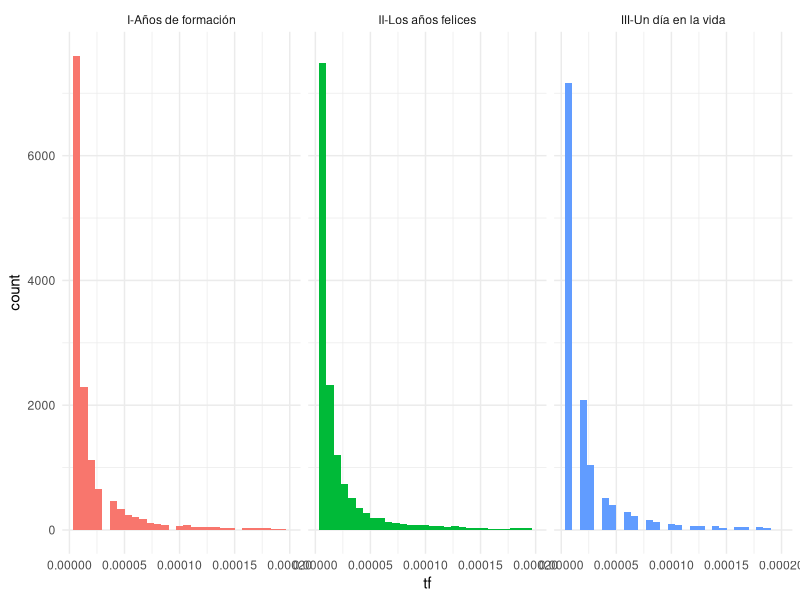
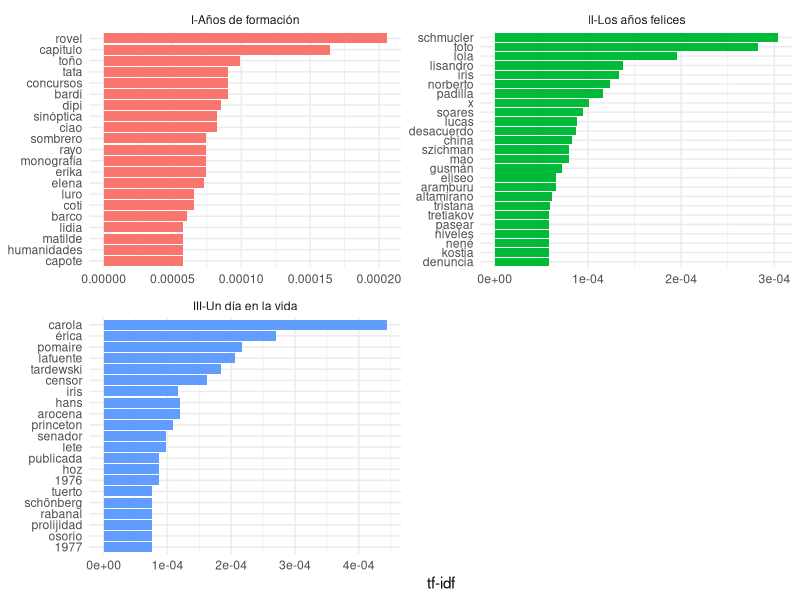

Here is the R script that generated these plots, in order:
## ---- chunk 1
library(tidyverse)
library(tidytext)
## ---- chunk 2
renzi <- read_csv('../data/renzi.csv') %>%
        mutate(tomo = case_when(
                tomo == '1_diarios_renzi_años_de_formacion.txt' ~ 'I-Años de formación',
                tomo == '2_diarios_renzi_los_años_felices.txt' ~ 'II-Los años felices',
                tomo == '3_diarios_renzi_un_dia_en_la_vida.txt' ~ 'III-Un día en la vida',
        ))
## ---- chunk 3
book_words <- renzi %>%
        mutate(entry_number = row_number()) %>%
        unnest_tokens(output = word, 
                      input = entry) %>%
        group_by(tomo, word) %>%
        summarise(n = n()) %>%
        arrange(desc(n)) %>%
        ungroup()

total_words <- book_words %>% 
  group_by(tomo) %>% 
  summarize(total = sum(n))

book_words <- book_words %>%
                left_join(total_words) %>%
                ungroup() %>%
                arrange(desc(n))

book_words
## ---- chunk 4
book_words %>%
        mutate(tf = n/total) %>%
        ggplot(aes(tf, fill = tomo)) +
                geom_histogram(show.legend = FALSE) +
                xlim(NA, 0.0002) +
                facet_wrap(~tomo) +
                theme_minimal()

## ---- chunk 5
book_tf_idf <- book_words %>%
  bind_tf_idf(word, tomo, n)

head(book_tf_idf)
## ---- chunk 6
book_tf_idf %>%
  select(-total) %>%
  arrange(desc(tf_idf))
## ---- chunk 7
library(forcats)

book_tf_idf %>%
  group_by(tomo) %>%
        slice_max(tf_idf, n = 20) %>%
        ungroup() %>%
        ggplot(aes(tf_idf, fct_reorder(word, tf_idf), fill = tomo)) +
        geom_col(show.legend = FALSE) +
        facet_wrap(~tomo, ncol = 2, scales = "free") +
        labs(x = "tf-idf", y = NULL) +
        theme_minimal()
## ---- chunk 8
###
